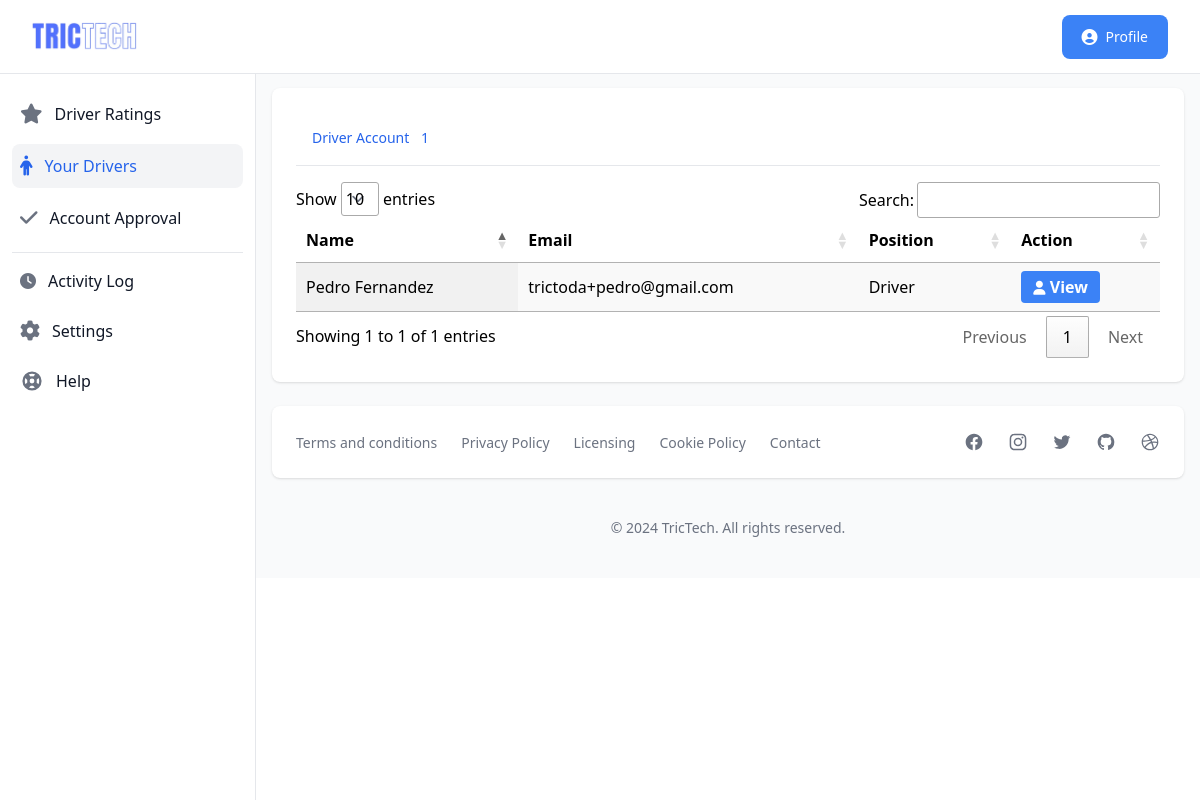
The page /operator/drivers.php (signed in) on the database its author committed.
### tables this page shows
CREATE TABLE `operator_drivers` (
  `id` int(11) NOT NULL,
  `operator_id` varchar(50) NOT NULL,
  `driver_id` varchar(50) NOT NULL,
  `lisence_number` varchar(50) NOT NULL,
  `created_at` varchar(50) NOT NULL,
  `timestamp` timestamp NOT NULL DEFAULT current_timestamp() ON UPDATE current_timestamp()
);

CREATE TABLE `account` (
  `id` int(11) NOT NULL,
  `unique_id` varchar(100) NOT NULL,
  `profile_img` varchar(250) DEFAULT NULL,
  `fname` varchar(50) NOT NULL,
  `lname` varchar(50) NOT NULL,
  `email` varchar(50) NOT NULL,
  `contact` varchar(20) NOT NULL,
  `birthdate` varchar(20) DEFAULT NULL,
  `address` varchar(100) DEFAULT NULL,
  `password` varchar(255) NOT NULL,
  `status` varchar(20) NOT NULL,
  `suspension` varchar(30) DEFAULT 'NO',
  `suspension_reason` varchar(255) DEFAULT NULL,
  `position` varchar(20) NOT NULL,
  `type` varchar(30) NOT NULL,
  `vercode` varchar(6) DEFAULT NULL,
  `date` varchar(50) NOT NULL
);

### operator/drivers.php (the view, shortened to what this page needs)
<?php
    include '../database/connect.php';
    $unique_id = $_SESSION['unique_id'];
?>
<!DOCTYPE html>
<html lang="en">
<head>
    <link rel="stylesheet" href="dist/output.css">
    <link rel="stylesheet" href="https://cdn.datatables.net/1.13.1/css/jquery.dataTables.min.css">
    <link rel="stylesheet" href="https://cdnjs.cloudflare.com/ajax/libs/font-awesome/6.2.1/css/all.min.css" />
    <link  rel="stylesheet" href="https://cdn.jsdelivr.net/npm/tw-elements/dist/css/tw-elements.min.css" />
    <script src="https://cdn.tailwindcss.com/3.3.0"></script>
    <script src="https://cdn.tailwindcss.com"></script>
</head>
<body>
    <div>
        <nav class="bg-white border-b border-gray-200 fixed z-30 w-full">
            <div class="px-3 py-3 lg:px-5 lg:pl-3">
                <div class="flex items-center justify-between">
                    <div class="flex items-center justify-start">
                        <a href="index.php" class="text-xl font-bold flex items-center p-2 lg:ml-2.5">
                            <img class="w-20 lg:w-28" src="../images/logo.png" alt="logo">
                        </a>
                    </div>
                    <div class="flex items-center">
                        <div class="hidden lg:block">
                            <a href="#" id="dropdownDefault" data-dropdown-toggle="dropdown" class="sm:inline-flex ml-5 text-white bg-blue-500 hover:bg-blue-600 focus:ring-4 font-medium rounded-lg text-sm px-5 py-2.5 text-center items-center mr-3">
                                <i class="mr-2 text-base fa fa-user-circle" aria-hidden="true"></i>
                                Profile
                            </a>
                        </div>
                    </div>
                </div>
            </div>
        </nav>
        <div class="flex overflow-hidden bg-white pt-16">
            <aside id="sidebar" class="fixed hidden z-20 h-full top-0 left-0 pt-16 flex lg:flex flex-shrink-0 flex-col w-64 transition-width duration-75" aria-label="Sidebar">
                <div class="relative flex-1 flex flex-col min-h-0 border-r border-gray-200 bg-white pt-0">
                    <div class="flex-1 flex flex-col pt-5 pb-4 overflow-y-auto">
                        <div class="flex-1 px-3 bg-white divide-y space-y-1">
                            <ul class="space-y-2 pb-2">
                                <li>
                                    <a href="dashboard.php" class="text-base text-gray-900 font-normal rounded-lg hover:bg-gray-100 flex items-center p-2 group ">
                                    <i class="fa fa-star text-xl text-gray-500 flex-shrink-0 group-hover:text-gray-900 transition duration-75" aria-hidden="true"></i>
                                    <span class="ml-3 flex-1 whitespace-nowrap">Driver Ratings</span>
                                    </a>
                                </li>
                                <li>
                                    <a href="drivers.php" class="text-base text-gray-900 font-normal rounded-lg bg-gray-100 flex items-center p-2 group ">
                                    <i class="fa fa-male text-xl text-blue-600 flex-shrink-0 group-hover:text-gray-900 transition duration-75" aria-hidden="true"></i>
                                    <span class="ml-3 flex-1 text-blue-600 whitespace-nowrap">Your Drivers</span>
                                    </a>
                                </li>
                                <li>
                                    <a href="account-approval.php" class="text-base text-gray-900 font-normal rounded-lg hover:bg-gray-100 flex items-center p-2 group ">
                                    <i class="fa fa-check text-xl text-gray-500 flex-shrink-0 group-hover:text-gray-900 transition duration-75" aria-hidden="true"></i>
                                    <span class="ml-3 flex-1 whitespace-nowrap">Account Approval</span>
                                    </a>
                                </li>
                            </ul>
                            <div class="space-y-2 pt-2">
                                <a href="logs.php" class="text-base text-gray-900 font-normal rounded-lg hover:bg-gray-100 group transition duration-75 flex items-center p-2">
                                    <i class="fa fa-clock  text-base text-gray-500 flex-shrink-0 group-hover:text-gray-900 transition duration-75" name="settings-outline"></i>
                                    <span class="ml-3">Activity Log</span>
                                </a>
                                <a href="setting.php" class="text-base text-gray-900 font-normal rounded-lg hover:bg-gray-100 group transition duration-75 flex items-center p-2">
                                    <i class="fa fa-cog  text-xl text-gray-500 flex-shrink-0 group-hover:text-gray-900 transition duration-75" name="settings-outline"></i>
                                    <span class="ml-3">Settings</span>
                                </a>
                                <a href="#" class="text-base text-gray-900 font-normal rounded-lg hover:bg-gray-100 group transition duration-75 flex items-center p-2">
                                    <span class="ml-3">Help</span>
                                </a>
                            </div>
                        </div>
                    </div>
                </div>
            </aside>
            <div id="main-content" class="h-full w-full bg-gray-50 relative overflow-y-auto lg:ml-64">
                <main>
                    <div class="pt-6 px-4 bg-white-400">
                        <div class="bg-white shadow rounded-lg p-4 mb-4 sm:p-6 sm:mb-0 xl:p-8 ">
                            <div class="mb-4 border-b border-gray-200 ">
                                <ul class="flex flex-wrap -mb-px text-sm font-medium text-center" id="myTab" data-tabs-toggle="#myTabContent" role="tablist">
                                    <li class="mr-2" role="presentation">
                                        <button class="inline-block p-4 rounded-t-lg border-b-2 border-transparent hover:text-gray-600 id="dashboard-tab" data-tabs-target="#dashboard" type="button" role="tab" aria-controls="dashboard" aria-selected="false">Driver Account
                                            <span class="ml-2">
                                            <?php
                                                try {
                                                    $query = "
                                                        SELECT COUNT(*) as totalRows
                                                        FROM operator_drivers od
                                                        INNER JOIN account a ON od.driver_id = a.unique_id
                                                        WHERE od.operator_id = '$unique_id' AND a.status = 'activated'
                                                    ";
                                                    $result = mysqli_query($conn, $query);
                                                    if ($result) {
                                                        $row = mysqli_fetch_assoc($result);
                                                        $totalRows = $row['totalRows'];
                                                        echo $totalRows;
                                                    } else {
                                                        echo "Error: " . mysqli_error($conn);
                                                    }
                                                } catch (Exception $e) {
                                                    echo "Error: " . $e->getMessage();
                                                }
                                            ?>
                                            </span>
                                        </button>
                                    </li>
                                </ul>
                            </div>
                            <div id="adminAcountTab">
                                <table id="table_rider" class="display" cellspacing="0" width="100%">
                                    <thead>
                                        <tr>
                                            <th scope="col" class="py-3 px-6">Name</th>
                                            <th scope="col" class="py-3 px-6">Email</th>
                                            <th scope="col" class="py-3 px-6">Position</th>
                                            <th scope="col" class="py-3 px-6">Action</th>
                                        </tr>
                                    </thead>
                                    <tbody>
                                    <?php
                                        $query = "
                                            SELECT a.*, od.driver_id FROM operator_drivers od
                                            INNER JOIN account a ON od.driver_id = a.unique_id
                                            WHERE od.operator_id = '$unique_id' AND a.status = 'activated'
                                        ";
                                        $account = mysqli_query($conn, $query);
                                        if (mysqli_num_rows($account) > 0) {
                                            while ($row = mysqli_fetch_assoc($account)) {
                                                $driver_fname = $row['fname'];
                                                $driver_lname = $row['lname'];
                                                $driver_email = $row['email'];
                                                $driver_position = $row['position'];
                                                ?>
                                                <tr>
                                                    <td scope="row"><?php echo $driver_fname . " " . $driver_lname; ?></td>
                                                    <td><?php echo $driver_email; ?></td>
                                                    <td><?php echo ($driver_position === 'Rider') ? 'Driver' : $driver_position; ?></td>
                                                    <td>
                                                        <form method="GET">
                                                            <button formaction="view-profile.php" name="viewProfile" value="<?php echo $row['id']; ?>" type="submit" class="bg-blue-500 hover:bg-blue-600 text-white font-bold py-1 px-3 rounded hover:shadow-lg focus:bg-blue-600 focus:shadow-lg focus:outline-none focus:ring-0 transition duration-150 ease-in-out">
                                                                <i class="fa fa-user text-sm" aria-hidden="true"></i>
                                                                View
                                                            </button>
                                                        </form>
                                                    </td>
                                                </tr>
                                                <?php
                                            }
                                        }
                                        ?>
                                    </tbody>
                                </table>
                            </div>
                        </div>
                    </div>
                </main>
                <footer class="bg-white md:flex md:items-center md:justify-between shadow rounded-lg p-4 md:p-6 xl:p-8 my-6 mx-4">
                    <ul class="flex items-center flex-wrap mb-6 md:mb-0">
                        <li><a id="terms_modal" href="#" class="text-sm font-normal text-gray-500 hover:underline mr-4 md:mr-6">Terms and conditions</a></li>
                        <li><a id="privacy_modal" href="#" class="text-sm font-normal text-gray-500 hover:underline mr-4 md:mr-6">Privacy Policy</a></li>
                        <li><a id="license_modal"  href="#" class="text-sm font-normal text-gray-500 hover:underline mr-4 md:mr-6">Licensing</a></li>
                        <li><a id="cookie_modal" href="#" class="text-sm font-normal text-gray-500 hover:underline mr-4 md:mr-6">Cookie Policy</a></li>
                        <li><a id="member_modal" href="#" class="text-sm font-normal text-gray-500 hover:underline">Contact</a></li>
                    </ul>
                    <div class="flex sm:justify-center space-x-6">
                    <a href="#" class="text-gray-500 hover:text-gray-900">
                    </a>
                    <a href="#" class="text-gray-500 hover:text-gray-900">
                    </a>
                    <a href="#" class="text-gray-500 hover:text-gray-900">
                    </a>
                    <a href="#" class="text-gray-500 hover:text-gray-900">
                    </a>
                    <a href="#" class="text-gray-500 hover:text-gray-900">
                    </a>
                    </div>
                </footer>
                <p class="text-center text-sm text-gray-500 my-10">
                    &copy; <?php echo date('Y'); ?> <a href="#" class="hover:underline" >TricTech</a>. All rights reserved.
                </p>
            </div>
        </div>
    </div>
</body>
</html>]

### rows shown on the page
operator_drivers: account.fname "Pedro", account.lname "Fernandez", account.email "trictoda+pedro@gmail.com"

### other values the page prints
$totalRows "1"
